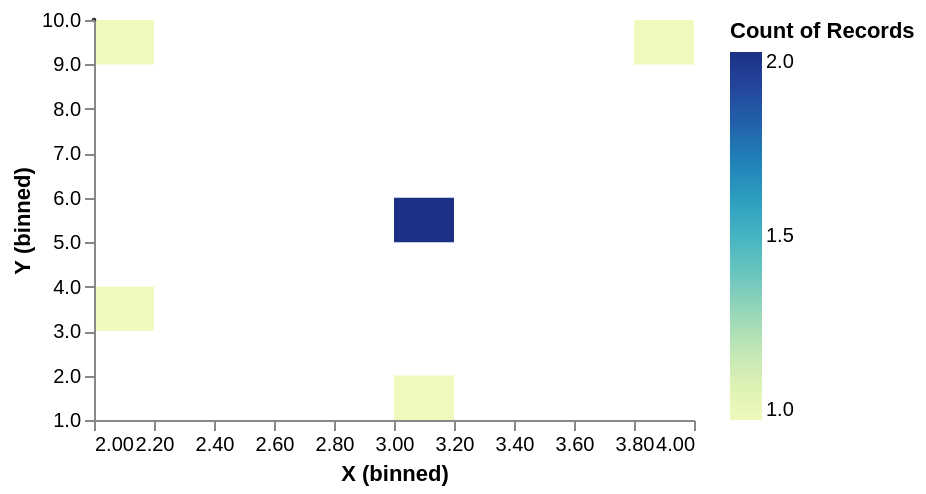

Source (Vega-Lite JSON):
### Vega specification from a JSON file in a GitHub repository (floating-point values rounded to 4 significant figures)
{"$schema": "https://vega.github.io/schema/vega/v5.json", "background": "white", "padding": 5, "width": 300, "height": 200, "style": "cell", "signals": [{"name": "bandwidthX", "value": 10, "bind": {"input": "range", "min": 10, "max": 100, "step": 1}}, {"name": "bandwidthY", "value": 10, "bind": {"input": "range", "min": 10, "max": 100, "step": 1}}, {"name": "x_name", "value": "x_value", "bind": {"input": "text"}}, {"name": "y_name", "value": "y_value", "bind": {"input": "text"}}], "data": [{"name": "points", "values": [{"x_value": 2, "y_value": 10}, {"x_value": 3, "y_value": 5}, {"x_value": 3, "y_value": 5}, {"x_value": 10, "y_value": 6}, {"x_value": 2, "y_value": 3}, {"x_value": 4, "y_value": 10}, {"x_value": 3, "y_value": 1}]}, {"name": "source_0", "values": [{"x_value": 2, "y_value": 10}, {"x_value": 3, "y_value": 5}, {"x_value": 3, "y_value": 5}, {"x_value": 2, "y_value": 3}, {"x_value": 4, "y_value": 10}, {"x_value": 3, "y_value": 1}], "format": {"type": "json"}, "transform": [{"type": "extent", "field": {"signal": "x_name"}, "signal": "x_extent"}, {"type": "bin", "field": {"signal": "x_name"}, "as": ["x_start", "x_end"], "signal": "x_bins", "extent": {"signal": "x_extent"}, "maxbins": {"signal": "bandwidthX"}}, {"type": "extent", "field": {"signal": "y_name"}, "signal": "y_extent"}, {"type": "bin", "field": {"signal": "y_name"}, "as": ["y_start", "y_end"], "signal": "y_bins", "extent": {"signal": "y_extent"}, "maxbins": {"signal": "bandwidthY"}}, {"type": "aggregate", "groupby": ["x_start", "x_end", "y_start", "y_end"], "ops": ["count"], "as": ["__count"]}]}], "marks": [{"name": "marks", "type": "rect", "style": ["rect"], "from": {"data": "source_0"}, "encode": {"update": {"fill": {"scale": "color", "field": "__count"}, "x2": {"scale": "x", "field": "x_start"}, "x": {"scale": "x", "field": "x_end"}, "y2": {"scale": "y", "field": "y_start"}, "y": {"scale": "y", "field": "y_end"}}}}, {"type": "symbol", "from": {"data": "points"}, "encode": {"enter": {"fillOpacity": {"value": 0.2}, "fill": {"value": "black"}}, "update": {"x": {"scale": "x", "field": "IMDB Rating"}, "y": {"scale": "y", "field": "Rotten Tomatoes Rating"}, "size": {"value": 5}}}}], "scales": [{"name": "x", "type": "linear", "domain": {"signal": "[x_bins.start, x_bins.stop]"}, "range": [0, {"signal": "width"}], "bins": {"signal": "x_bins"}, "zero": false}, {"name": "y", "type": "linear", "domain": {"signal": "[y_bins.start, y_bins.stop]"}, "range": [{"signal": "height"}, 0], "bins": {"signal": "y_bins"}, "zero": false}, {"name": "color", "type": "linear", "domain": {"data": "source_0", "field": "__count"}, "range": "heatmap", "interpolate": "hcl", "zero": false}], "axes": [{"scale": "x", "orient": "bottom", "grid": false, "title": "X (binned)", "labelFlush": true, "labelOverlap": true, "tickCount": {"signal": "ceil(width/3)"}, "zindex": 1}, {"scale": "y", "orient": "left", "grid": false, "title": "Y (binned)", "labelOverlap": true, "tickCount": {"signal": "ceil(height/3)"}, "zindex": 1}], "legends": [{"fill": "color", "gradientLength": {"signal": "height - 16"}, "title": "Count of Records"}], "config": {"style": {"cell": {"stroke": "transparent"}}}}
